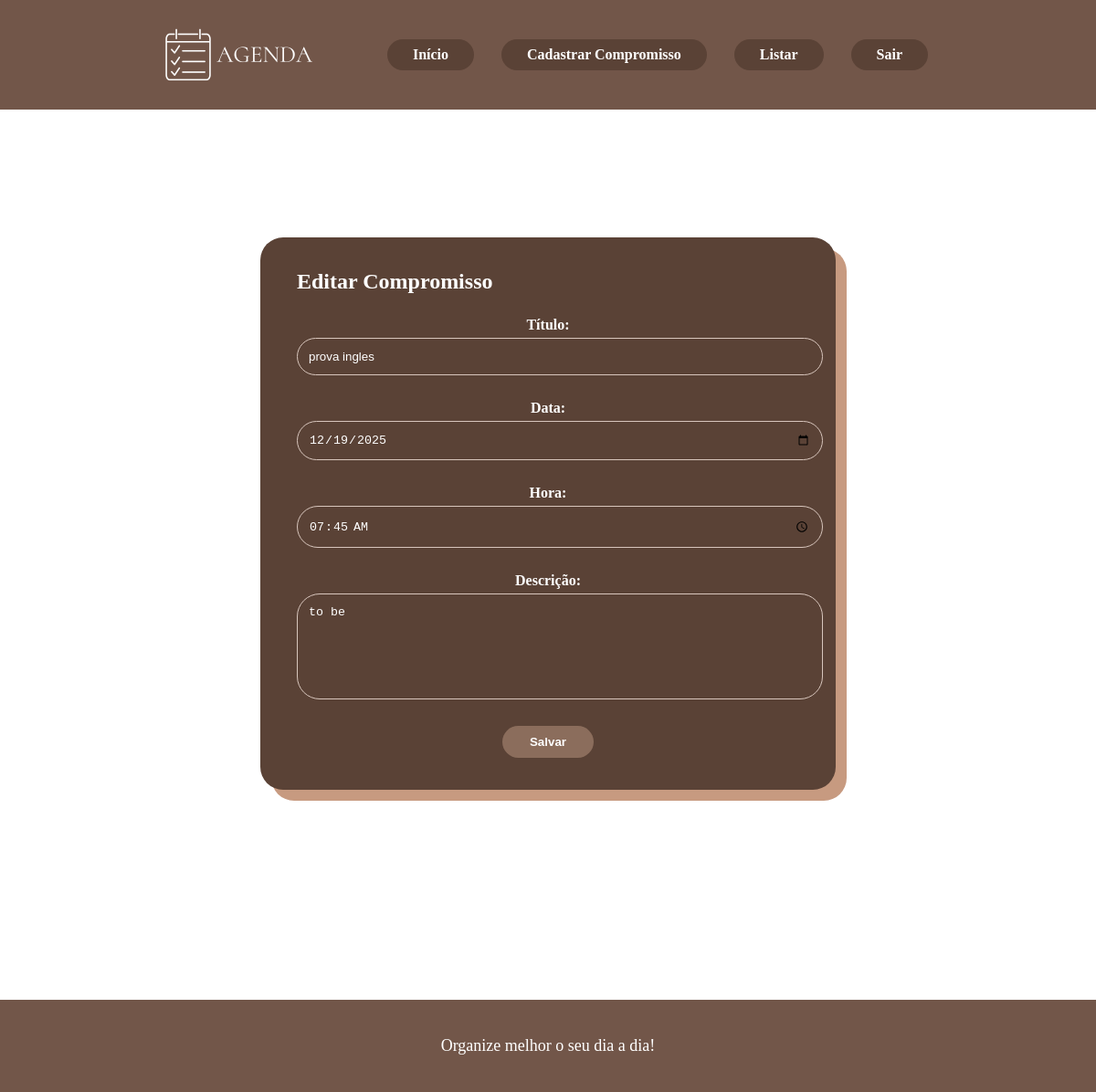
The app's page /editar/2 (signed in) with its own data.
### models/compromisso_model.py (models this page shows, shortened)
class Compromisso(Base):
    __tablename__ = "compromissos"
    id = Column(Integer, primary_key=True, autoincrement=True)
    titulo = Column(String, nullable=False)
    data = Column(String, nullable=False)   # mantive string para compatibilidade com seus templates
    hora = Column(String, nullable=False)
    descricao = Column(String)
    concluido = Column(Boolean, default=False)
    usuario_id = Column(Integer, ForeignKey("usuarios.id"), nullable=False)
    usuario = relationship("Usuario", backref="compromissos")

### controllers/compromisso_controller.py (the view, shortened to what this page needs)
@compromisso_bp.route("/editar/<int:id>", methods=["GET", "POST"])
def editar(id):
    if not _require_login():
        return redirect(url_for("usuario.login"))
    db = SessionLocal()
    compromisso = db.query(Compromisso).filter_by(id=id, usuario_id=session["usuario_id"]).first()
    if not compromisso:
        db.close()
        abort(403)  # não autorizado
    db.close()
    return render_template("editar.html", compromisso=compromisso)

### controllers/compromisso_controller.py (called while the page is built)
def _require_login():
    if "usuario_id" not in session:
        return False
    return True

### templates/editar.html
{% extends 'base.html' %}
{% block content %}
<div class="card-form">
    <h2>Editar Compromisso</h2>
    <form method="POST" action="{{ url_for('compromisso.editar', id=compromisso.id) }}">
        <label>Título:</label>
        <input type="text" name="titulo" value="{{ compromisso.titulo }}" required>
        <label>Data:</label>
        <input type="date" name="data" value="{{ compromisso.data }}" required>
        <label>Hora:</label>
        <input type="time" name="hora" value="{{ compromisso.hora }}" required>
        <label>Descrição:</label>
        <textarea name="descricao">{{ compromisso.descricao }}</textarea>
        <button type="submit">Salvar</button>
    </form>
</div>
{% endblock %}

### static/style.css (style rules this page uses)
html, body { height: 100%; margin: 0; padding: 0; }
body { display: flex; flex-direction: column; margin: 0; padding: 0; background-color: #ffffff; font-family: 'Georgia', serif; }
.card-form { background: #5a4236; width: 550px; margin: 60px auto; padding: 35px 40px; border-radius: 25px; color: #ffffff; position: relative; box-shadow: 12px 12px 0px #c79a80; }
.card-form h2 { margin-top: 0; text-align: left; margin-bottom: 25px; }
.card-form label { display: block; margin-top: 12px; margin-bottom: 5px; font-weight: bold; }
.card-form input[type="text"], .card-form input[type="date"], .card-form input[type="time"], .card-form input[type="password"], .card-form input[type="email"], .card-form textarea { width: 100%; padding: 12px; border-radius: 25px; border: 1px solid #d8c6bd; outline: none; background: transparent; color: #fff; margin-bottom: 15px; }
.card-form textarea { height: 90px; resize: none; }
.card-form button { background: #8b6d5c; color: #fff; padding: 10px 30px; border: none; border-radius: 20px; cursor: pointer; font-weight: bold; display: block; margin: 10px auto 0; transition: 0.2s; }

### records on screen
Compromisso: titulo "prova ingles", data "12/19/2025", hora "07:45", descricao "to be"
